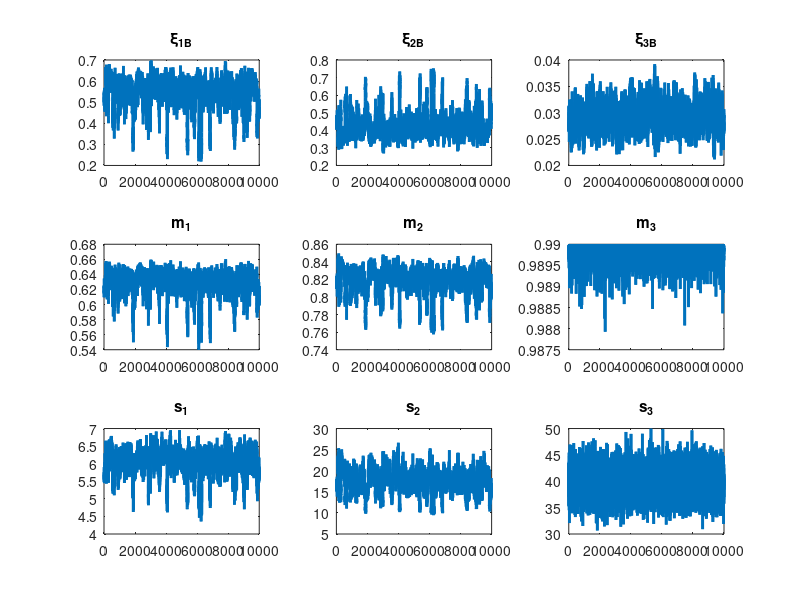

Write MATLAB code to recreate this figure.

load('param2015.mat');
subplot(2,5,1);plot(prop_educ(:,1),'LineWidth',2.5);title('prop category 1 (education)');
subplot(2,5,2);plot(prop_educ(:,2),'LineWidth',2.5);title('prop category 2 (education)');
subplot(2,5,3);plot(prop_educ(:,3),'LineWidth',2.5);title('prop category 3 (education)');
subplot(2,5,4);plot(prop_educ(:,4),'LineWidth',2.5);title('prop category 4 (education)');
subplot(2,5,5);plot(prop_educ(:,5),'LineWidth',2.5);title('prop category 5 (education)');
subplot(2,5,6);plot(prop_happiness(:,1),'LineWidth',2.5);title('prop category 1 (happiness)');
subplot(2,5,7);plot(prop_happiness(:,2),'LineWidth',2.5);title('prop category 2 (happiness)');
subplot(2,5,8);plot(prop_happiness(:,3),'LineWidth',2.5);title('prop category 3 (happiness)');
subplot(2,5,9);plot(prop_happiness(:,4),'LineWidth',2.5);title('prop category 4 (happiness)');
subplot(2,5,10);plot(prop_happiness(:,5),'LineWidth',2.5);title('prop category 5 (happiness)');

subplot(2,3,1);plot(theta_gauss(:,1),'LineWidth',2);title('r12');
subplot(2,3,2);plot(theta_gauss(:,2),'LineWidth',2);title('r13');
subplot(2,3,3);plot(theta_gauss(:,3),'LineWidth',2);title('r14');
subplot(2,3,4);plot(theta_gauss(:,4),'LineWidth',2);title('r23');
subplot(2,3,5);plot(theta_gauss(:,5),'LineWidth',2);title('r24');
subplot(2,3,6);plot(theta_gauss(:,6),'LineWidth',2);title('r34');

subplot(2,3,1);plot(w_gamma(:,1),'LineWidth',2);title('\xi_{1G}');
subplot(2,3,2);plot(w_gamma(:,2),'LineWidth',2);title('\xi_{2G}');
subplot(2,3,3);plot(m_gamma(:,1),'LineWidth',2);title('\mu_{1}');
subplot(2,3,4);plot(m_gamma(:,2),'LineWidth',2);title('\mu_{2}');
subplot(2,3,5);plot(v_gamma(:,1),'LineWidth',2);title('v_{1}');
subplot(2,3,6);plot(v_gamma(:,2),'LineWidth',2);title('v_{2}');

subplot(3,3,1);plot(w_beta(:,1),'LineWidth',2);title('\xi_{1B}');
subplot(3,3,2);plot(w_beta(:,2),'LineWidth',2);title('\xi_{2B}');
subplot(3,3,3);plot(w_beta(:,3),'LineWidth',2);title('\xi_{3B}');
subplot(3,3,4);plot(m_beta(:,1),'LineWidth',2);title('m_{1}');
subplot(3,3,5);plot(m_beta(:,2),'LineWidth',2);title('m_{2}');
subplot(3,3,6);plot(m_beta(:,3),'LineWidth',2);title('m_{3}');
subplot(3,3,7);plot(s_beta(:,1),'LineWidth',2);title('s_{1}');
subplot(3,3,8);plot(s_beta(:,2),'LineWidth',2);title('s_{2}');
subplot(3,3,9);plot(s_beta(:,3),'LineWidth',2);title('s_{3}');


load('param2019.mat');
subplot(2,5,1);plot(prop_educ(:,1),'LineWidth',2.5);title('prop category 1 (education)');
subplot(2,5,2);plot(prop_educ(:,2),'LineWidth',2.5);title('prop category 2 (education)');
subplot(2,5,3);plot(prop_educ(:,3),'LineWidth',2.5);title('prop category 3 (education)');
subplot(2,5,4);plot(prop_educ(:,4),'LineWidth',2.5);title('prop category 4 (education)');
subplot(2,5,5);plot(prop_educ(:,5),'LineWidth',2.5);title('prop category 5 (education)');
subplot(2,5,6);plot(prop_happiness(:,1),'LineWidth',2.5);title('prop category 1 (happiness)');
subplot(2,5,7);plot(prop_happiness(:,2),'LineWidth',2.5);title('prop category 2 (happiness)');
subplot(2,5,8);plot(prop_happiness(:,3),'LineWidth',2.5);title('prop category 3 (happiness)');
subplot(2,5,9);plot(prop_happiness(:,4),'LineWidth',2.5);title('prop category 4 (happiness)');
subplot(2,5,10);plot(prop_happiness(:,5),'LineWidth',2.5);title('prop category 5 (happiness)');

subplot(2,3,1);plot(theta_gauss(:,1),'LineWidth',2);title('r12');
subplot(2,3,2);plot(theta_gauss(:,2),'LineWidth',2);title('r13');
subplot(2,3,3);plot(theta_gauss(:,3),'LineWidth',2);title('r14');
subplot(2,3,4);plot(theta_gauss(:,4),'LineWidth',2);title('r23');
subplot(2,3,5);plot(theta_gauss(:,5),'LineWidth',2);title('r24');
subplot(2,3,6);plot(theta_gauss(:,6),'LineWidth',2);title('r34');

subplot(2,3,1);plot(w_gamma(:,1),'LineWidth',2);title('\xi_{1G}');
subplot(2,3,2);plot(w_gamma(:,2),'LineWidth',2);title('\xi_{2G}');
subplot(2,3,3);plot(m_gamma(:,1),'LineWidth',2);title('\mu_{1}');
subplot(2,3,4);plot(m_gamma(:,2),'LineWidth',2);title('\mu_{2}');
subplot(2,3,5);plot(v_gamma(:,1),'LineWidth',2);title('v_{1}');
subplot(2,3,6);plot(v_gamma(:,2),'LineWidth',2);title('v_{2}');

subplot(3,3,1);plot(w_beta(:,1),'LineWidth',2);title('\xi_{1B}');
subplot(3,3,2);plot(w_beta(:,2),'LineWidth',2);title('\xi_{2B}');
subplot(3,3,3);plot(w_beta(:,3),'LineWidth',2);title('\xi_{3B}');
subplot(3,3,4);plot(m_beta(:,1),'LineWidth',2);title('m_{1}');
subplot(3,3,5);plot(m_beta(:,2),'LineWidth',2);title('m_{2}');
subplot(3,3,6);plot(m_beta(:,3),'LineWidth',2);title('m_{3}');
subplot(3,3,7);plot(s_beta(:,1),'LineWidth',2);title('s_{1}');
subplot(3,3,8);plot(s_beta(:,2),'LineWidth',2);title('s_{2}');
subplot(3,3,9);plot(s_beta(:,3),'LineWidth',2);title('s_{3}');